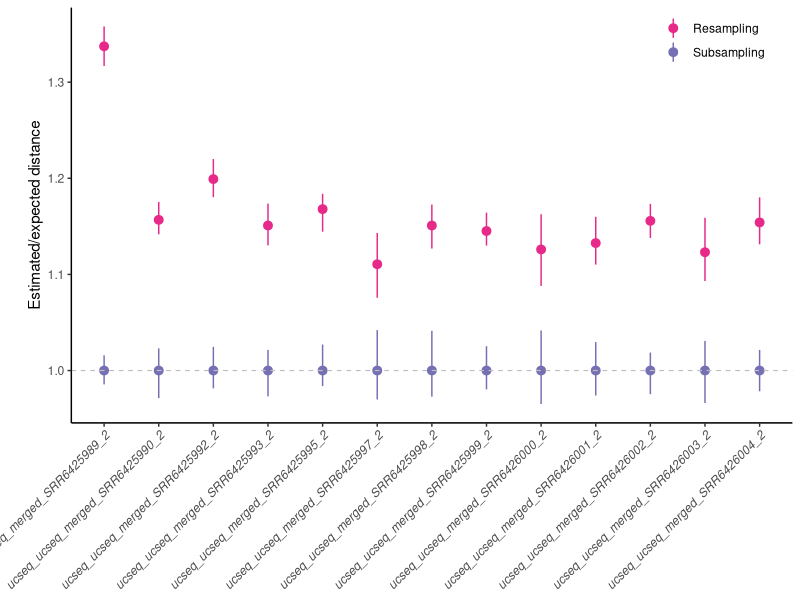
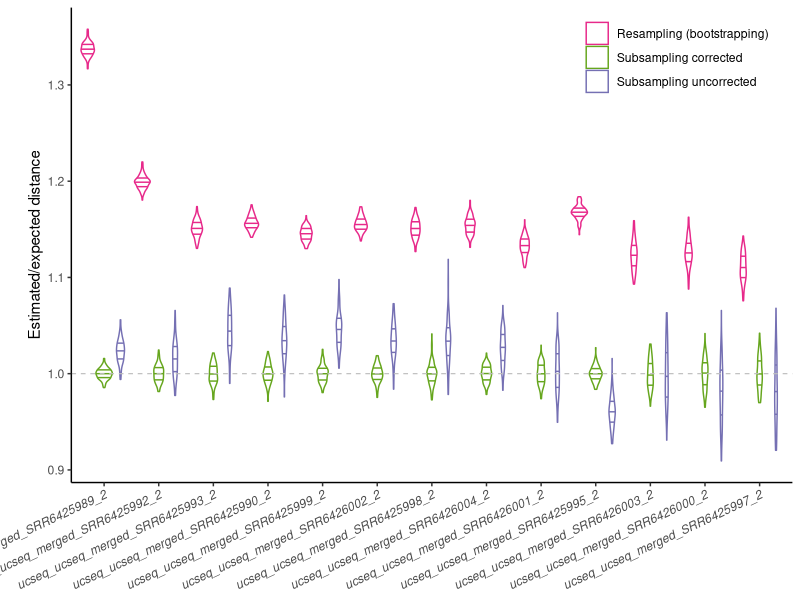
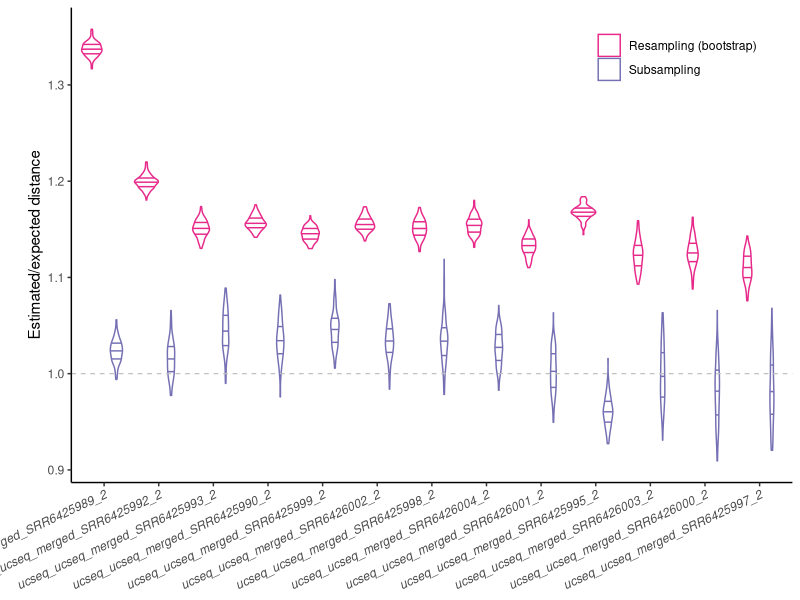
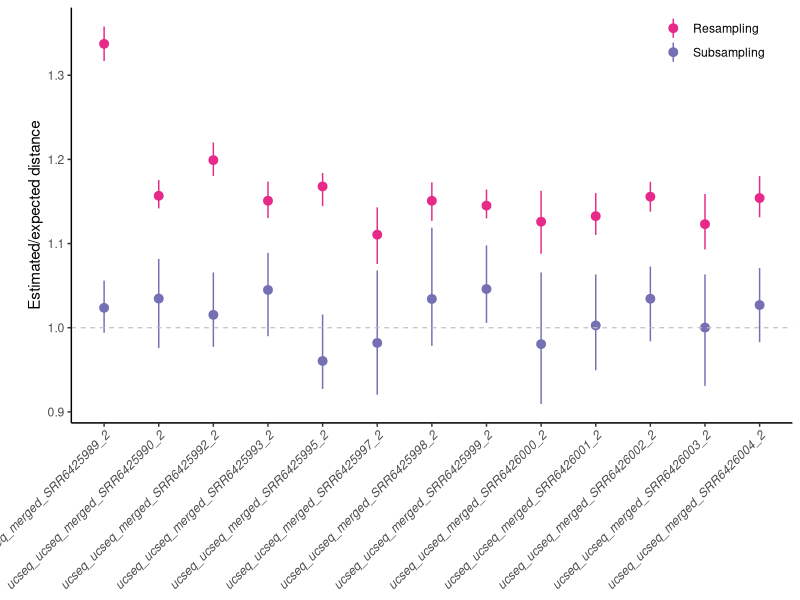
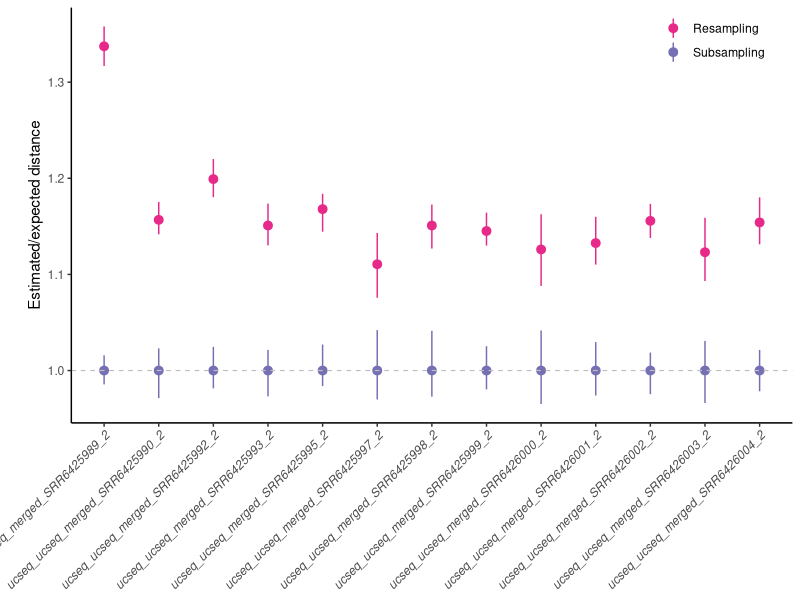
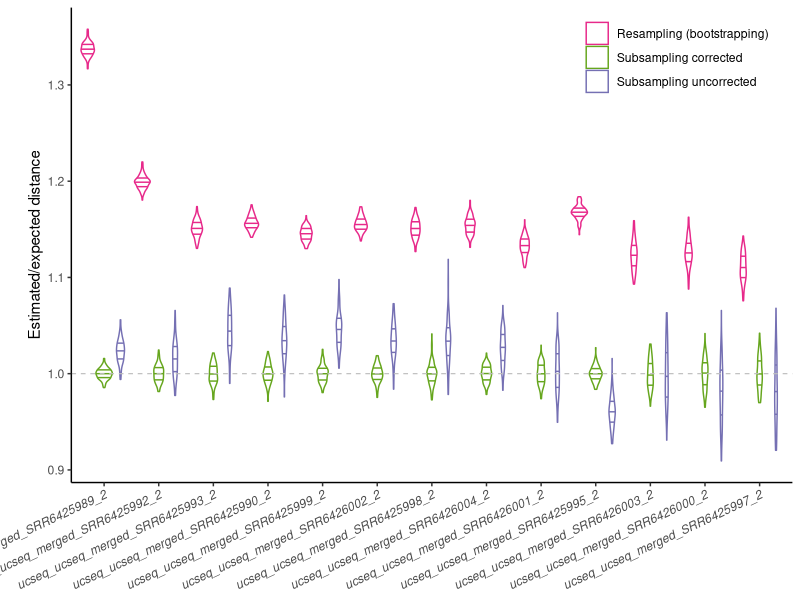
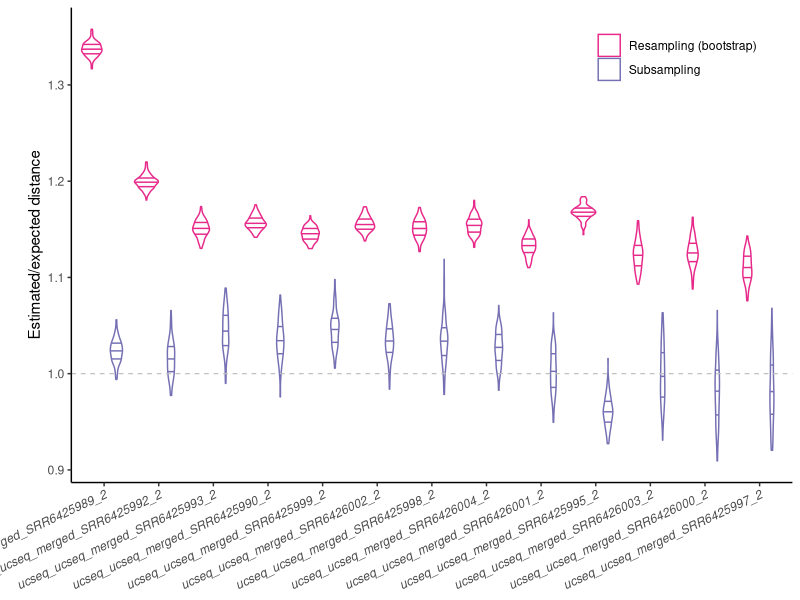
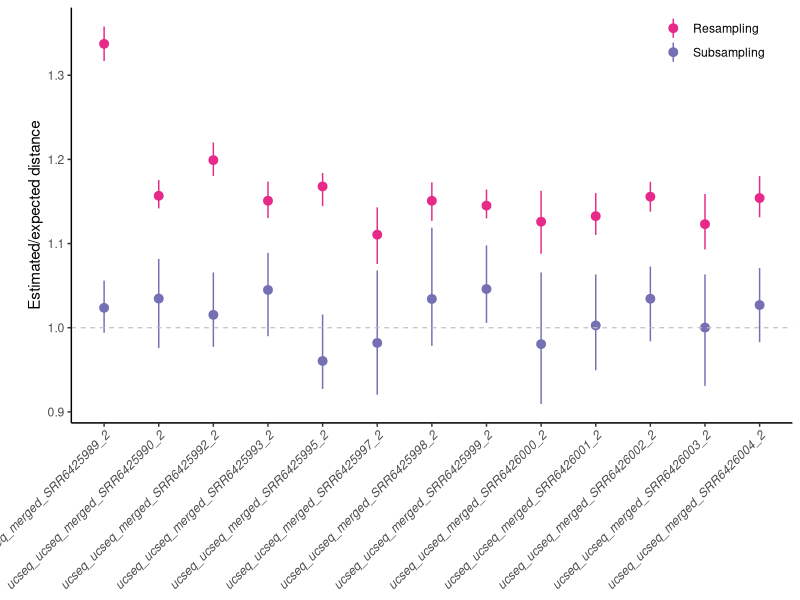

Recreate these plots in R, in order. (Note: this script raises an error after producing the figures.)
require(ggplot2); require(scales); require(reshape2); 
#install.packages("dplyr")
require(dplyr)
require(Hmisc)
library("readxl")
library(ggpubr)
#install.packages("ggpubr")

setwd(dirname(rstudioapi::getActiveDocumentContext()$path))
getwd()


#dir1 = 'd0.01'
#dir2 = 'd0.05'
#dir3 = 'd0.25'

#d1=read.csv(paste0(dir1,'/combined_all_dist_removed_outliers.csv'),sep=",",h=T)
#d2=read.csv(paste0(dir2,'/combined_all_dist_removed_outliers.csv'),sep=",",h=T)
#d3=read.csv(paste0(dir3,'/combined_all_dist_removed_outliers.csv'),sep=",",h=T)
#d <- rbind(d1, d2, d3)
#write.csv(d,"combined_all_dist_removed_outliers_threeD.csv", row.names = FALSE)


d1<- read.csv("combined_resample_all_dist.csv",sep=",",h=T)
d2 <- read.csv("combined_subsample_all_dist.csv",sep=",",h=T) #Main correction
d1$test = "resample"
d2$test = "subsample"

d <- rbind(d1, d2)
head(d)


d=d[d$variable %in% c("ucseq_ucseq_merged_SRR6425991_2") & !d$cond %in% c("main"),]

d=d[!d$sample %in% c("ucseq_ucseq_merged_SRR6425991_2"),]

d
#d$bb=as.factor(round(d$b,3))

levels(d$sample)
levels(d$sample)[levels(d$sample)=="ucseq_ucseq_merged_SRR6425989_2"] <- "Drosophila bipectinata"
levels(d$sample)[levels(d$sample)=="ucseq_ucseq_merged_SRR6425990_2"] <- "Drosophila erecta"
levels(d$sample)[levels(d$sample)=="ucseq_ucseq_merged_SRR6425991_2"] <- "Drosophila ananassae"
levels(d$sample)[levels(d$sample)=="ucseq_ucseq_merged_SRR6425992_2"] <- "Drosophila biarmipes"
levels(d$sample)[levels(d$sample)=="ucseq_ucseq_merged_SRR6425993_2"] <- "Drosophila mauritiana"
levels(d$sample)[levels(d$sample)=="ucseq_ucseq_merged_SRR6425995_2"] <- "Drosophila eugracilis"
levels(d$sample)[levels(d$sample)=="ucseq_ucseq_merged_SRR6425997_2"] <- "Drosophila mojavensis"
levels(d$sample)[levels(d$sample)=="ucseq_ucseq_merged_SRR6425998_2"] <- "Drosophila persimilis"
levels(d$sample)[levels(d$sample)=="ucseq_ucseq_merged_SRR6425999_2"] <- "Drosophila simulans"
levels(d$sample)[levels(d$sample)=="ucseq_ucseq_merged_SRR6426000_2"] <- "Drosophila virilis"
levels(d$sample)[levels(d$sample)=="ucseq_ucseq_merged_SRR6426001_2"] <- "Drosophila pseudoobscura"
levels(d$sample)[levels(d$sample)=="ucseq_ucseq_merged_SRR6426002_2"] <- "Drosophila sechellia"
levels(d$sample)[levels(d$sample)=="ucseq_ucseq_merged_SRR6426003_2"] <- "Drosophila willistoni"
levels(d$sample)[levels(d$sample)=="ucseq_ucseq_merged_SRR6426004_2"] <- "Drosophila yakuba"




#levels(d$sample)=list("3/4"=0.75, "4/5"=0.8,"6/7"=0.857,"9/10*"=9/10,"13/14"=0.929,"20/21"=0.952)



head(d)
#d$exp_coverage = round(d$exp_coverage, digits = 2) 

#b1 = subset(d, d['condition']!="subsample_main_main" & d['condition']!="subsample_mean_mean")
#b = subset(b1, b1['exp_coverage']>0.06)
#head(b1)
#b=d

library(RColorBrewer)
my_palette = c(brewer.pal(9, "RdBu")[c(1,2, 3, 7, 9)])
my_colors <- RColorBrewer::brewer.pal(8, "Dark2")
values=my_palette

#groupy(true_dist, condition)

head(d)

theme_grey()$plot.margin

dp<-ggplot(aes(x=sample,y=est_true, color=test), data=d)+
  #geom_point(alpha=0.5)+
  #stat_summary(fun.data = "mean_sdl", fun.args = list(mult = 1), geom="pointrange", alpha=0.5)+
  stat_summary(aes(group=test),fun = mean, fun.min = min, fun.max = max, geom="pointrange")+
  #stat_summary(fun = mean, fun.min = min, fun.max = max, colour = test, size = 2) +
  #stat_summary(geom="pointrange", aes(group=condition), position=position_dodge(.9),
  #             fun.data = mean_sdl, colour='black', fun.args = list(mult = 1))+
  
  #geom_boxplot(aes(factor(exp_coverage), dist))+
  #theme_bw()+
  theme_classic()+
  geom_hline(yintercept=1.0, linetype="dashed", 
             color = "grey", size=0.4)+
  
  #facet_wrap(facets = vars(true_dist), ncol = 5)+
  #geom_hline(yintercept=1.0, color='grey', linetype="dashed", size = 0.4)+
  labs(y= "Estimated/expected distance", x = NA)+
  theme(axis.text.x = element_text(angle = 45, vjust = 1.0, hjust=1.0, face='italic'), 
        axis.title.x=element_blank(),)+
  scale_color_manual(name="", values = c(my_colors[4], my_colors[3]), 
                     labels = c("Resampling", "Subsampling" ))+
  #theme(axis.text.x = element_text(angle = 45))+
  #scale_color_manual(name="", values = c("#ca0020", "#0571b0"), )+
  #theme(legend.text=element_text(size=10), legend.title=element_text(size=10))+
  #theme(legend.position = c(0.5, -0.1), legend.direction="horizontal")+
  #theme(legend.position = 'bottom', legend.direction="horizontal")+
  theme(legend.position = c(.89,.95),
        legend.margin=margin(t = 0.0, unit='cm'), legend.direction="vertical" )+
  theme(plot.margin=unit(c(5.5,5.5,5.5,20.0),"pt"))
  #scale_y_continuous(limits = c(0.965, NA))+
#theme(legend.position = "none")
#geom_boxplot(aes(y=sqrt(prct_reads)*(dist-mean)+me),color="red")
dp
ggsave("resample.pdf", width=6.5,height = 3.5, dp)






###### combined corrected, uncorrected and bootstrap
d3<- read.csv("_summary.csv",sep=",",h=T)
d3
names(d3)[names(d3) == 'sample_2'] <- 'variable'
names(d3)[names(d3) == 'uncorrected_dist'] <- 'value_x'
names(d3)[names(d3) == 'no_strapped_dist'] <- 'value_y'
d3$test = "subsample_raw"
d3$est_true = d3$value_x/d3$value_y






common_cols <- intersect(colnames(d), colnames(d3))
d_all<-rbind(
  subset(d, select = common_cols), 
  subset(d3, select = common_cols)
)
d_all

d
d_all=d_all[d_all$variable %in% c("ucseq_ucseq_merged_SRR6425991_2"),]

d_all=d_all[!d_all$sample %in% c("ucseq_ucseq_merged_SRR6425991_2"),]



d_all
#d$bb=as.factor(round(d$b,3))

levels(d_all$sample)
levels(d_all$sample)[levels(d_all$sample)=="ucseq_ucseq_merged_SRR6425989_2"] <- "Drosophila bipectinata"
levels(d_all$sample)[levels(d_all$sample)=="ucseq_ucseq_merged_SRR6425990_2"] <- "Drosophila erecta"
levels(d_all$sample)[levels(d_all$sample)=="ucseq_ucseq_merged_SRR6425991_2"] <- "Drosophila ananassae"
levels(d_all$sample)[levels(d_all$sample)=="ucseq_ucseq_merged_SRR6425992_2"] <- "Drosophila biarmipes"
levels(d_all$sample)[levels(d_all$sample)=="ucseq_ucseq_merged_SRR6425993_2"] <- "Drosophila mauritiana"
levels(d_all$sample)[levels(d_all$sample)=="ucseq_ucseq_merged_SRR6425995_2"] <- "Drosophila eugracilis"
levels(d_all$sample)[levels(d_all$sample)=="ucseq_ucseq_merged_SRR6425997_2"] <- "Drosophila mojavensis"
levels(d_all$sample)[levels(d_all$sample)=="ucseq_ucseq_merged_SRR6425998_2"] <- "Drosophila persimilis"
levels(d_all$sample)[levels(d_all$sample)=="ucseq_ucseq_merged_SRR6425999_2"] <- "Drosophila simulans"
levels(d_all$sample)[levels(d_all$sample)=="ucseq_ucseq_merged_SRR6426000_2"] <- "Drosophila virilis"
levels(d_all$sample)[levels(d_all$sample)=="ucseq_ucseq_merged_SRR6426001_2"] <- "Drosophila pseudoobscura"
levels(d_all$sample)[levels(d_all$sample)=="ucseq_ucseq_merged_SRR6426002_2"] <- "Drosophila sechellia"
levels(d_all$sample)[levels(d_all$sample)=="ucseq_ucseq_merged_SRR6426003_2"] <- "Drosophila willistoni"
levels(d_all$sample)[levels(d_all$sample)=="ucseq_ucseq_merged_SRR6426004_2"] <- "Drosophila yakuba"




#levels(d$sample)=list("3/4"=0.75, "4/5"=0.8,"6/7"=0.857,"9/10*"=9/10,"13/14"=0.929,"20/21"=0.952)



head(d_all)
#d$exp_coverage = round(d$exp_coverage, digits = 2) 

#b1 = subset(d, d['condition']!="subsample_main_main" & d['condition']!="subsample_mean_mean")
#b = subset(b1, b1['exp_coverage']>0.06)
#head(b1)
#b=d

library(RColorBrewer)
my_palette = c(brewer.pal(9, "RdBu")[c(1,2, 3, 7, 9)])
my_colors <- RColorBrewer::brewer.pal(8, "Dark2")
values=my_palette
my_colors
#groupy(true_dist, condition)

head(d_all)

theme_grey()$plot.margin

dp<-ggplot(aes(x=reorder(sub("Drosophila ","D. ",sample),-est_true),y=est_true, color=test), data=d_all)+
  #geom_point(alpha=0.5)+
  #stat_summary(fun.data = "mean_sdl", fun.args = list(mult = 1), geom="pointrange", alpha=0.5)+
  #stat_summary(aes(group=test),fun = mean, fun.min = min, fun.max = max, geom="pointrange", alpha=0.5)+
  #stat_summary(fun = mean, fun.min = min, fun.max = max, colour = test, size = 2) +
  #stat_summary(geom="pointrange", aes(group=condition), position=position_dodge(.9),
  #             fun.data = mean_sdl, colour='black', fun.args = list(mult = 1))+
  
  geom_violin(draw_quantiles = c(1/4,1/2,3/4))+
  #theme_bw()+
  theme_classic()+
  geom_hline(yintercept=1.0, linetype="dashed", 
             color = "grey", size=0.4)+
  
  #facet_wrap(facets = vars(true_dist), ncol = 5)+
  #geom_hline(yintercept=1.0, color='grey', linetype="dashed", size = 0.4)+
  labs(y= "Estimated/expected distance", x = NA)+
  theme(axis.text.x = element_text(angle = 25, vjust = 1.0, hjust=1.0, face='italic'), 
        axis.title.x=element_blank(),)+
  scale_color_manual(name="", values = c(my_colors[4], my_colors[5], my_colors[3]), 
                     labels = c("Resampling (bootstrapping)", "Subsampling corrected ","Subsampling uncorrected"))+
  #theme(axis.text.x = element_text(angle = 45))+
  #scale_color_manual(name="", values = c("#ca0020", "#0571b0"), )+
  #theme(legend.text=element_text(size=10), legend.title=element_text(size=10))+
  #theme(legend.position = c(0.5, -0.1), legend.direction="horizontal")+
  #theme(legend.position = 'bottom', legend.direction="horizontal")+
  theme(legend.position = c(.84,.92),
        legend.margin=margin(t = 0.0, unit='cm'), legend.direction="vertical" )+
  theme(plot.margin=unit(c(5.5,5.5,5.5,20.0),"pt"))
#scale_y_continuous(limits = c(0.965, NA))+
#theme(legend.position = "none")
#geom_boxplot(aes(y=sqrt(prct_reads)*(dist-mean)+me),color="red")
dp
ggsave("resample_all.pdf", width=6.0,height = 3.5, dp)


write.table(d_all, "combined_all_three.csv",row.names = FALSE, sep=',')





##############################################################################
##############################################################################
#graph in ppt

dp<-ggplot(aes(x=reorder(sub("Drosophila ","D. ",sample),-est_true),y=est_true, color=test), data=d_all[d_all$test !='subsample', ])+
  #geom_point(alpha=0.5)+
  #stat_summary(fun.data = "mean_sdl", fun.args = list(mult = 1), geom="pointrange", alpha=0.5)+
  #stat_summary(aes(group=test),fun = mean, fun.min = min, fun.max = max, geom="pointrange", alpha=0.5)+
  #stat_summary(fun = mean, fun.min = min, fun.max = max, colour = test, size = 2) +
  #stat_summary(geom="pointrange", aes(group=condition), position=position_dodge(.9),
  #             fun.data = mean_sdl, colour='black', fun.args = list(mult = 1))+
  
  geom_violin(draw_quantiles = c(1/4,1/2,3/4))+
  #theme_bw()+
  theme_classic()+
  geom_hline(yintercept=1.0, linetype="dashed", 
             color = "grey", size=0.4)+
  
  #facet_wrap(facets = vars(true_dist), ncol = 5)+
  #geom_hline(yintercept=1.0, color='grey', linetype="dashed", size = 0.4)+
  labs(y= "Estimated/expected distance", x = NA)+
  theme(axis.text.x = element_text(angle = 25, vjust = 1.0, hjust=1.0, face='italic'), 
        axis.title.x=element_blank(),)+
  scale_color_manual(name="", values = c(my_colors[4], my_colors[3]), 
                     labels = c("Resampling (bootstrap)", "Subsampling"))+
  #theme(axis.text.x = element_text(angle = 45))+
  #scale_color_manual(name="", values = c("#ca0020", "#0571b0"), )+
  #theme(legend.text=element_text(size=10), legend.title=element_text(size=10))+
  #theme(legend.position = c(0.5, -0.1), legend.direction="horizontal")+
  #theme(legend.position = 'bottom', legend.direction="horizontal")+
  theme(legend.position = c(.84,.92),
        legend.margin=margin(t = 0.0, unit='cm'), legend.direction="vertical" )+
  theme(plot.margin=unit(c(5.5,5.5,5.5,20.0),"pt"))
#scale_y_continuous(limits = c(0.965, NA))+
#theme(legend.position = "none")
#geom_boxplot(aes(y=sqrt(prct_reads)*(dist-mean)+me),color="red")
dp
ggsave("resample_corrected_uncorrected.pdf", width=6.0,height = 3.5, dp)


##############################################################################
##############################################################################

###### raw resample distances with raw subsample distances
d1<- read.csv("_summary.csv",sep=",",h=T)
d1
names(d1)[names(d1) == 'sample_2'] <- 'variable'
names(d1)[names(d1) == 'uncorrected_dist'] <- 'value_x'
names(d1)[names(d1) == 'no_strapped_dist'] <- 'value_y'
d1$test = "resample"
d1$est_true = d1$value_x/d1$value_y

d1

d2 <- read.csv("combined_resample_all_dist.csv",sep=",",h=T) #Main correction
d2$test = "subsample"
d2=d2[!d2$cond %in% c("main"),]


common_cols <- intersect(colnames(d1), colnames(d2))
d<-rbind(
  subset(d1, select = common_cols), 
  subset(d2, select = common_cols)
)

d
d=d[d$variable %in% c("ucseq_ucseq_merged_SRR6425991_2"),]

d=d[!d$sample %in% c("ucseq_ucseq_merged_SRR6425991_2"),]



d
#d$bb=as.factor(round(d$b,3))

levels(d$sample)
levels(d$sample)[levels(d$sample)=="ucseq_ucseq_merged_SRR6425989_2"] <- "Drosophila bipectinata"
levels(d$sample)[levels(d$sample)=="ucseq_ucseq_merged_SRR6425990_2"] <- "Drosophila erecta"
levels(d$sample)[levels(d$sample)=="ucseq_ucseq_merged_SRR6425991_2"] <- "Drosophila ananassae"
levels(d$sample)[levels(d$sample)=="ucseq_ucseq_merged_SRR6425992_2"] <- "Drosophila biarmipes"
levels(d$sample)[levels(d$sample)=="ucseq_ucseq_merged_SRR6425993_2"] <- "Drosophila mauritiana"
levels(d$sample)[levels(d$sample)=="ucseq_ucseq_merged_SRR6425995_2"] <- "Drosophila eugracilis"
levels(d$sample)[levels(d$sample)=="ucseq_ucseq_merged_SRR6425997_2"] <- "Drosophila mojavensis"
levels(d$sample)[levels(d$sample)=="ucseq_ucseq_merged_SRR6425998_2"] <- "Drosophila persimilis"
levels(d$sample)[levels(d$sample)=="ucseq_ucseq_merged_SRR6425999_2"] <- "Drosophila simulans"
levels(d$sample)[levels(d$sample)=="ucseq_ucseq_merged_SRR6426000_2"] <- "Drosophila virilis"
levels(d$sample)[levels(d$sample)=="ucseq_ucseq_merged_SRR6426001_2"] <- "Drosophila pseudoobscura"
levels(d$sample)[levels(d$sample)=="ucseq_ucseq_merged_SRR6426002_2"] <- "Drosophila sechellia"
levels(d$sample)[levels(d$sample)=="ucseq_ucseq_merged_SRR6426003_2"] <- "Drosophila willistoni"
levels(d$sample)[levels(d$sample)=="ucseq_ucseq_merged_SRR6426004_2"] <- "Drosophila yakuba"


d

#levels(d$sample)=list("3/4"=0.75, "4/5"=0.8,"6/7"=0.857,"9/10*"=9/10,"13/14"=0.929,"20/21"=0.952)



head(d)
#d$exp_coverage = round(d$exp_coverage, digits = 2) 

#b1 = subset(d, d['condition']!="subsample_main_main" & d['condition']!="subsample_mean_mean")
#b = subset(b1, b1['exp_coverage']>0.06)
#head(b1)
#b=d

library(RColorBrewer)
my_palette = c(brewer.pal(9, "RdBu")[c(1,2, 3, 7, 9)])
my_colors <- RColorBrewer::brewer.pal(8, "Dark2")
values=my_palette

#groupy(true_dist, condition)

head(d)

theme_grey()$plot.margin

dp<-ggplot(aes(x=sample,y=est_true, color=test), data=d)+
  #geom_point(alpha=0.5)+
  #stat_summary(fun.data = "mean_sdl", fun.args = list(mult = 1), geom="pointrange", alpha=0.5)+
  stat_summary(aes(group=test),fun = mean, fun.min = min, fun.max = max, geom="pointrange")+
  #stat_summary(fun = mean, fun.min = min, fun.max = max, colour = test, size = 2) +
  #stat_summary(geom="pointrange", aes(group=condition), position=position_dodge(.9),
  #             fun.data = mean_sdl, colour='black', fun.args = list(mult = 1))+
  
  #geom_boxplot(aes(factor(exp_coverage), dist))+
  #theme_bw()+
  theme_classic()+
  geom_hline(yintercept=1.0, linetype="dashed", 
             color = "grey", size=0.4)+
  
  #facet_wrap(facets = vars(true_dist), ncol = 5)+
  #geom_hline(yintercept=1.0, color='grey', linetype="dashed", size = 0.4)+
  labs(y= "Estimated/expected distance", x = NA)+
  theme(axis.text.x = element_text(angle = 45, vjust = 1.0, hjust=1.0, face='italic'), 
        axis.title.x=element_blank(),)+
  scale_color_manual(name="", values = c(my_colors[3], my_colors[4]), 
                     labels = c("Subsampling", "Resampling"), guide = guide_legend(reverse = TRUE))+
  #theme(axis.text.x = element_text(angle = 45))+
  #scale_color_manual(name="", values = c("#ca0020", "#0571b0"), )+
  #theme(legend.text=element_text(size=10), legend.title=element_text(size=10))+
  #theme(legend.position = c(0.5, -0.1), legend.direction="horizontal")+
  #theme(legend.position = 'bottom', legend.direction="horizontal")+
  theme(legend.position = c(.89,.95),
        legend.margin=margin(t = 0.0, unit='cm'), legend.direction="vertical" )+
  theme(plot.margin=unit(c(5.5,5.5,5.5,20.0),"pt"))
#scale_y_continuous(limits = c(0.965, NA))+
#theme(legend.position = "none")
#geom_boxplot(aes(y=sqrt(prct_reads)*(dist-mean)+me),color="red")
dp
ggsave("resample_raw.pdf", width=6.5,height = 3.5, dp)





##############################################################################
##############################################################################






# scaled dist
dp <-ggplot(aes(x=as.factor(true_dist),y=scaled_dist, groupy(condition), color=condition ), 
               data=d[d$condition %in% c("subsample_no_strap","sim", "subsample_uncor") & d$true_dist %in% c(0.01, 0.02, 0.05, 0.10, 0.15,  0.25), ], )+
  


head(d)
library(dplyr)
# summarising all non-grouping variables
df2 <- d %>% group_by(condition, true_dist) %>% summarise(Variance=var(dist))
df2


# scaled dist
bp<-ggplot(aes(x=as.factor(true_dist), y=Variance, color=condition, group = condition), data=df2[df2$condition %in% c("subsample_no_strap","sim", "subsample_uncor") & df2$true_dist %in% c(0.01, 0.02, 0.05, 0.10, 0.15, 0.25), ], )+
  geom_point()+
  geom_line()+
  scale_y_continuous(trans='log10')+
  #stat_summary(geom="point",fun.y = mean)+
  #geom_boxplot(aes(factor(exp_coverage), dist))+
  #geom_boxplot()+
  #theme_bw()+
  theme_classic()+
  scale_color_manual(name="", values = c("#252525", "#ca0020", "#0571b0" ), 
                    labels = c("Simulated", "Corrected", "Uncorrected"))+
  #facet_wrap(facets = vars(true_dist), ncol = 8)+
  #geom_hline(yintercept=1.0, color='red', linetype="dashed", size = 0.4)+
  labs(y= expression(Log[10](variance~of~distance)), x = "True distance")+
  theme(legend.position = c(.83,.20), 
        legend.margin=margin(t = 0.0, unit='cm') )
  #theme(axis.text.x = element_text(angle = 45, vjust = 1.0, hjust=1.0))+
  #theme(axis.text.x = element_text(angle = 45))+
  #scale_color_manual(name="", values = c("#ca0020", "#0571b0"), )+
  #theme(legend.text=element_text(size=10), legend.title=element_text(size=10))+
  #theme(legend.position = c(0.5, -0.1), legend.direction="horizontal")+
  #theme(legend.position = 'bottom', legend.direction="horizontal")
  #geom_boxplot(aes(y=sqrt(prct_reads)*(dist-mean)+me),color="red")
  ggsave("cherry_var.pdf", width=4,height = 3.5, bp)

bp


p1 <- ggarrange(dp, bp, labels = c("A", "B"), widths=c(0.5, 0.5), ncol = 2, nrow = 1)

arrange <-ggarrange(p1, NULL, myplt, labels = c("", "", "C"), ncol = 1, heights=c(1, 0.05, 1), nrow = 3)
arrange
ggsave("cherry_three_plots.pdf", width=8.0,height = 7.0, arrange)







#sd dev
ggplot(aes(x=as.factor(condition),y=dist, groupy(true_dist)), data=d)+
    #geom_point()+
    #geom_violin() +
    #stat_summary(fun.y = "mean", geom = "col") +
    stat_summary(geom="point", fun.data = mean_sdl, colour='red', fun.args = list(mult = 1))+
    #geom_boxplot(aes(factor(exp_coverage), dist))+
    theme_classic()+
    facet_wrap(facets = vars(true_dist), ncol = 8, scales = "free")+
    labs(y= "Scaled distance", x = "Condition")+
    scale_y_continuous(trans='log10')+
    theme(axis.text.x = element_text(angle = 45, vjust = 1.0, hjust=1.0))+
    #theme(axis.text.x = element_text(angle = 45))+
    #scale_color_manual(name="", values = c("#ca0020", "#0571b0"), )+
    #theme(legend.text=element_text(size=10), legend.title=element_text(size=10))+
    #theme(legend.position = c(0.5, -0.1), legend.direction="horizontal")+
    theme(legend.position = 'bottom', legend.direction="horizontal")+
    #geom_boxplot(aes(y=sqrt(prct_reads)*(dist-mean)+me),color="red")
    ggsave("cherry_sd_dev.pdf", width=7.2,height = 4)
  
  
#

#############




d[d$V1<33,]
